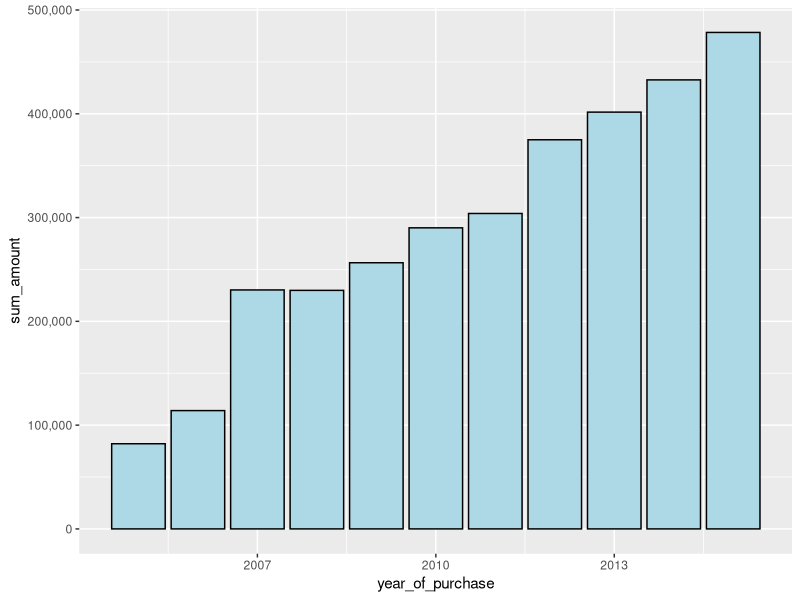

This chart was generated by the following R code:
# marketing analysis


library(dplyr)
library(scales)
library(ggplot2)
library(lubridate)
library(data.table)
setwd("/Users/ethen/Business-Analytics/2_marketing_analysis")

# customer purchase record for a retailer
data <- fread( "purchase.txt", sep = "\t", header = FALSE  )

# ----------------------------------------------------------------------------
# 										Data Cleaning 
# ----------------------------------------------------------------------------

# 1. name the column variables :
# there are three columns for this dataset
# namely, customer id, purchase amount and date of purchase ( year-month-day ) 
setnames( data, c( "customer_id", "purchase_amount", "date_of_purchase" ) )

# 2. convert date_of_purchase column to date type
data[ , date_of_purchase := ymd(date_of_purchase) ]

# 3. extract the year of purchase 
data[ , year_of_purchase := year(date_of_purchase) ]

summary(data)
# from the dataset, we can see that this dataset consists of customer purchase
# from January 2005 to the last day of 2015. and the mean of the year_of_purchase
# tells that most purchases have been made during 2011.


# obtain the 
# 1. number of purchases per year
# 2. average purchase amount per year
# 3. total purchase amounts per year
# data.table allows you to compute all that in one concatenated command 

explore <- data[ , .( counter 	 = .N, 
					  avg_amount = mean(purchase_amount),
					  sum_amount = sum(purchase_amount) ), by = year_of_purchase ] %>%
		   arrange( year_of_purchase )

ggplot( explore, aes( year_of_purchase, sum_amount ) ) + 
geom_bar( stat = "identity", fill = "lightblue", color = "black" ) + 
scale_y_continuous( label = comma )
ggtitle( "Total Purchase Amount 2005-2015" )
# as you can see from the bar plot there's a nice and positive trend in terms 
# of how much money is spent for this retailer 

# using sql-like command
# GROUP BY 1 :group by the first column regardless of what it's called
library(sqldf)
sqldf( "SELECT 	 year_of_purchase, 
			     COUNT(year_of_purchase) AS 'counter',
			     AVG(purchase_amount) AS 'avg_amount',
			     SUM(purchase_amount) AS 'sum_amount'
		FROM     data
		GROUP BY 1" )
